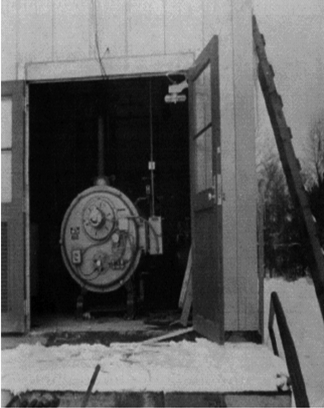
#> input picture dip_experiment_witiout_lib/dip_experiment04/factory.bmp, 324 x 408 px
$ python dip_experiment04.py
#> lines starting #> are read from the running program, lines starting #| are printed output that depends on the picture
# -*- coding: utf-8 -*-
import matplotlib.pyplot as plt  # plt 用于显示图片
import matplotlib.image as mpimg  # mpimg 用于读取图片
import numpy as np

# 读取目标路径
image_factory = mpimg.imread('./factory.bmp')
#> image_factory is the input picture: shape (408, 324); min 0, max 252, mean 92.9
image_PET_image = mpimg.imread('./PET_image.bmp')
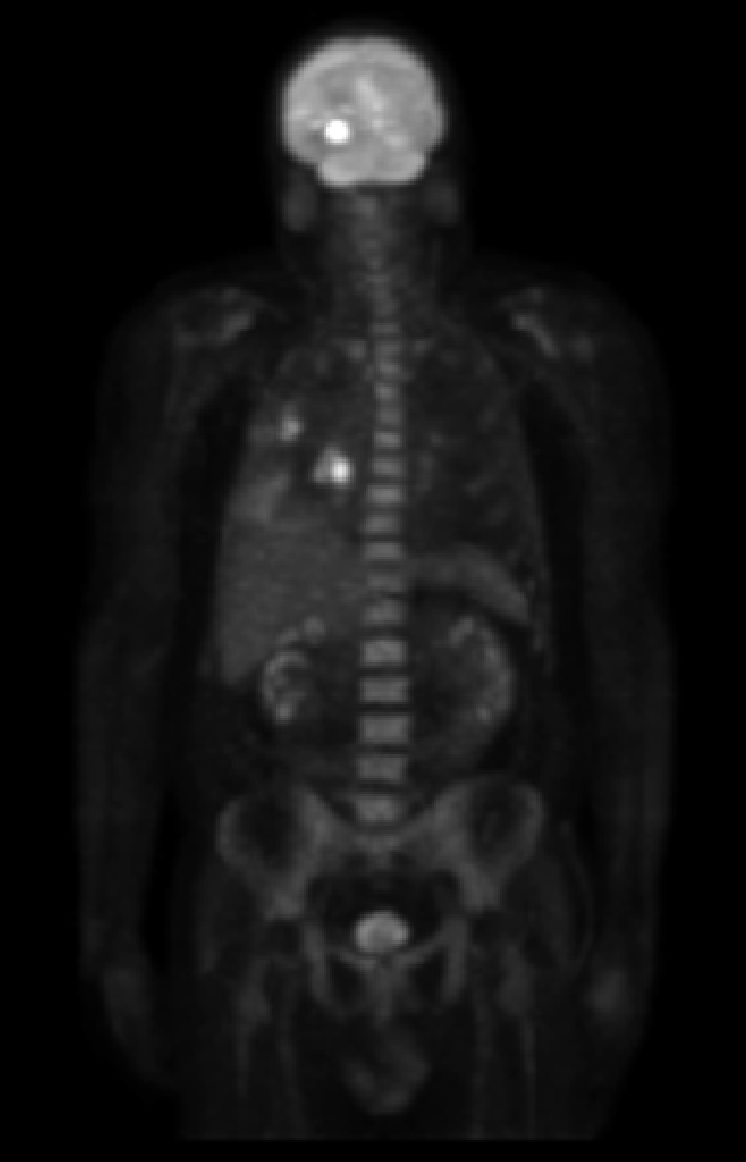
#> input picture dip_experiment_witiout_lib/dip_experiment04/PET_image.bmp, 746 x 1162 px
#> image_PET_image is the input picture: shape (1162, 746); min 0, max 255, mean 19.4


# [82 lines left out: functions fft2d, fft, zero_fill, ifft2d, ifft, not called in this run]


def fifft(img):
    f = np.fft.fft2(img)
    fshift = np.fft.fftshift(f)
    res = np.log(np.abs(fshift))

    ishift = np.fft.ifftshift(fshift)
    iimg = np.fft.ifft2(ishift)
    iimg = np.abs(iimg)

    plt.subplot(421), plt.imshow(res, 'gray'), plt.title('Fourier Image')
    plt.subplot(422), plt.imshow(iimg, 'gray'), plt.title('Inverse Fourier Image')


def ILPF(image, d0):
    img = image
    f = np.fft.fft2(img)
    fshift = np.fft.fftshift(f)
    rows, cols = img.shape
    for i in range(rows):
        for j in range(cols):
            if int(((i - rows / 2) ** 2 + (j - cols / 2) ** 2) ** 1/2) <= d0:
                fshift[i][j] = fshift[i][j]
            else:
                fshift[i][j] = 0
    ishift = np.fft.ifftshift(fshift)
    iimg = np.fft.ifft2(ishift)
    iimg = np.abs(iimg)
    plt.subplot(423), plt.imshow(iimg, 'gray'), plt.title('ILPF')


def IHPF(image, d0):
    img = image
    f = np.fft.fft2(img)
    fshift = np.fft.fftshift(f)
    rows, cols = img.shape

    for i in range(rows):
        for j in range(cols):
            if int(((i - rows / 2) ** 2 + (j - cols / 2) ** 2) ** 1/2) > d0:
                fshift[i][j] = fshift[i][j]
            else:
                fshift[i][j] = 0

    ishift = np.fft.ifftshift(fshift)
    iimg = np.fft.ifft2(ishift)
    iimg = np.abs(iimg)
    plt.subplot(425), plt.imshow(iimg, 'gray'), plt.title('IHPF')


def BWLPF(image, d0, n):
    img = image
    f = np.fft.fft2(img)
    fshift = np.fft.fftshift(f)
    rows, cols = img.shape

    for i in range(rows):
        for j in range(cols):
            d = ((i - rows / 2) ** 2 + (j - cols / 2) ** 2) ** 1 / 2
            fshift[i][j] *=  1 / (1 + (d / d0) ** (2 * n))

    ishift = np.fft.ifftshift(fshift)
    iimg = np.fft.ifft2(ishift)
    iimg = np.abs(iimg)
    plt.subplot(424), plt.imshow(iimg, 'gray'), plt.title('BWLPF')


def BWHPF(image, d0, n):
    img = image
    f = np.fft.fft2(img)
    fshift = np.fft.fftshift(f)
    rows, cols = img.shape

    for i in range(rows):
        for j in range(cols):
            d = ((i - rows / 2) ** 2 + (j - cols / 2) ** 2) ** 1 / 2
            if d != 0:
                fshift[i][j] *=  1 / (1 + (d0 / d) ** (2 * n))
            else:
                fshift[i][j] = 0

    ishift = np.fft.ifftshift(fshift)
    iimg = np.fft.ifft2(ishift)
    iimg = np.abs(iimg)
    plt.subplot(426), plt.imshow(iimg, 'gray'), plt.title('BWHPF')


def HF_1(img, cutoff_freq, order):
    img_log = np.log1p(np.array(img, dtype="float") / 255)
    img_fft = np.fft.fft2(img_log)
    H = np.zeros_like(img_fft)
    rows, cols = img_fft.shape

    for i in range(rows):
        for j in range(cols):
            H[i, j] = (1 - np.exp(-order * ((i - rows / 2)**2 + (j - cols / 2)**2) / (2 * cutoff_freq**2)))

    img_filtered = np.real(np.fft.ifft2(img_fft * H))
    img_exp = np.expm1(img_filtered) * 255
    img_out = np.uint8(np.clip(img_exp, 0, 255))

    plt.subplot(427), plt.imshow(img_out, 'gray'), plt.title('HF_1')


def HF_2(img, cutoff_freq, order):
    img_log = np.log1p(np.array(img, dtype="float") / 255)
    img_fft = np.fft.fft2(img_log)
    H = np.zeros_like(img_fft)
    rows, cols = img_fft.shape

    for i in range(rows):
        for j in range(cols):
            H[i, j] = (1 - np.exp(-order * ((i - rows / 2)**2 + (j - cols / 2)**2) / (2 * cutoff_freq**2)))

    img_filtered = np.real(np.fft.ifft2(img_fft * H))
    img_exp = np.expm1(img_filtered) * 255
    img_out = np.uint8(np.clip(img_exp, 0, 255))

    plt.subplot(428), plt.imshow(img_out, 'gray'), plt.title('HF_2')


if __name__ == '__main__':
    fifft(image_factory)
#> in fifft, `res = np.log(np.abs(fshift))`:
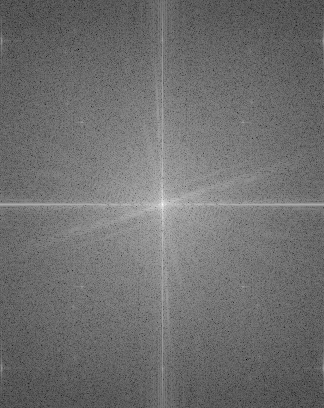
#> res: shape (408, 324) float64; min -0.503, max 16.32, mean 6.86; drawn with min black and max white
    ILPF(image_factory, 250)
#> in ILPF, `iimg = np.abs(iimg)`:
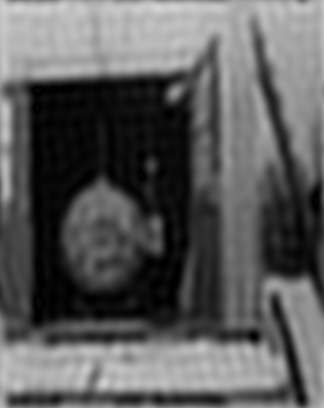
#> iimg: shape (408, 324) float64; min 0.000979, max 212.9, mean 92.9
    BWLPF(image_factory, 250, 1)
    IHPF(image_PET_image, 250)
#> in IHPF, `iimg = np.abs(iimg)`:
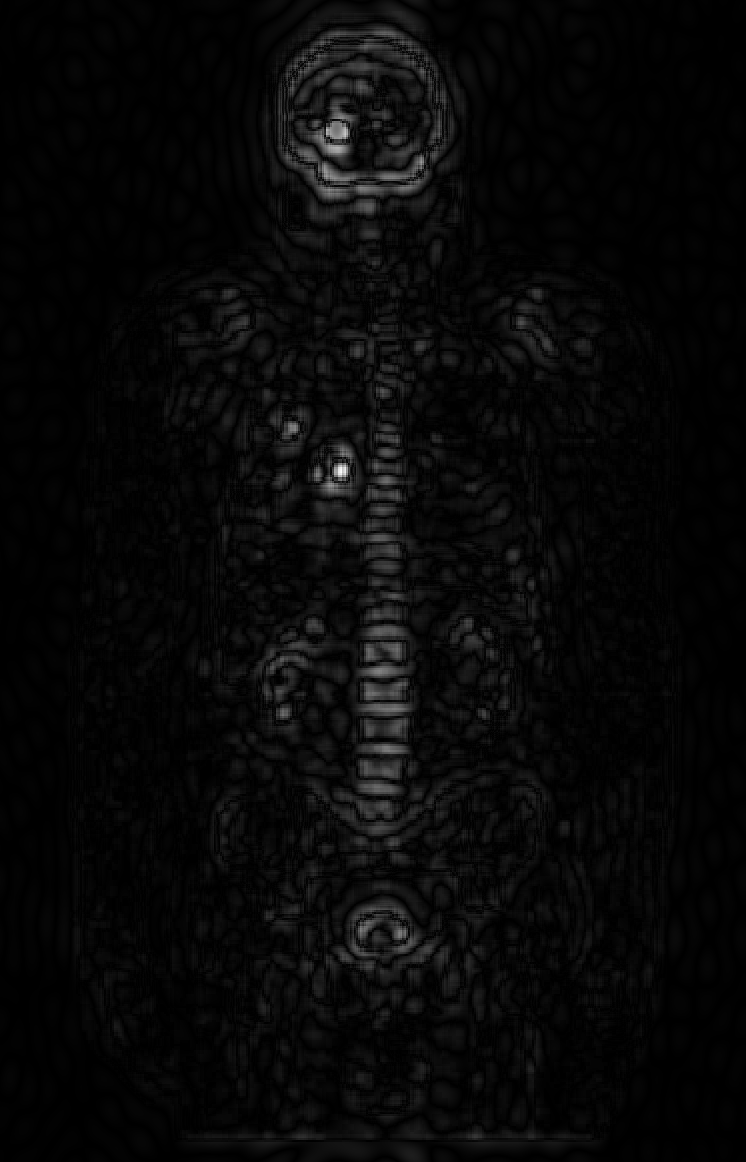
#> iimg: shape (1162, 746) float64; min 8.53e-06, max 81.11, mean 2.6; drawn with min black and max white
    BWHPF(image_PET_image, 250, 1)
    HF_1(image_factory, 20, 2)
#> in HF_1, `img_log = np.log1p(np.array(img, dtype="float") / 255)`:
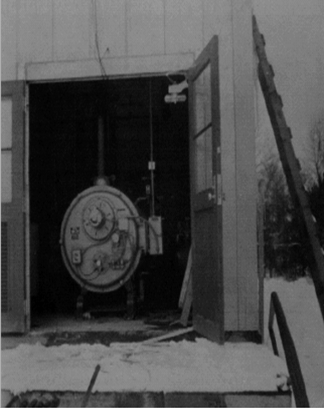
#> img_log: shape (408, 324) float64; min 0, max 0.687, mean 0.293
#> in HF_1, `img_filtered = np.real(np.fft.ifft2(img_fft * H))`:
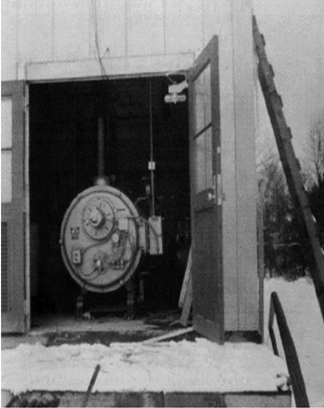
#> img_filtered: shape (408, 324) float64; min -0.000234, max 0.687, mean 0.293; drawn with min black and max white
    HF_2(image_PET_image, 20, 2)
    plt.tight_layout()
    plt.show()
